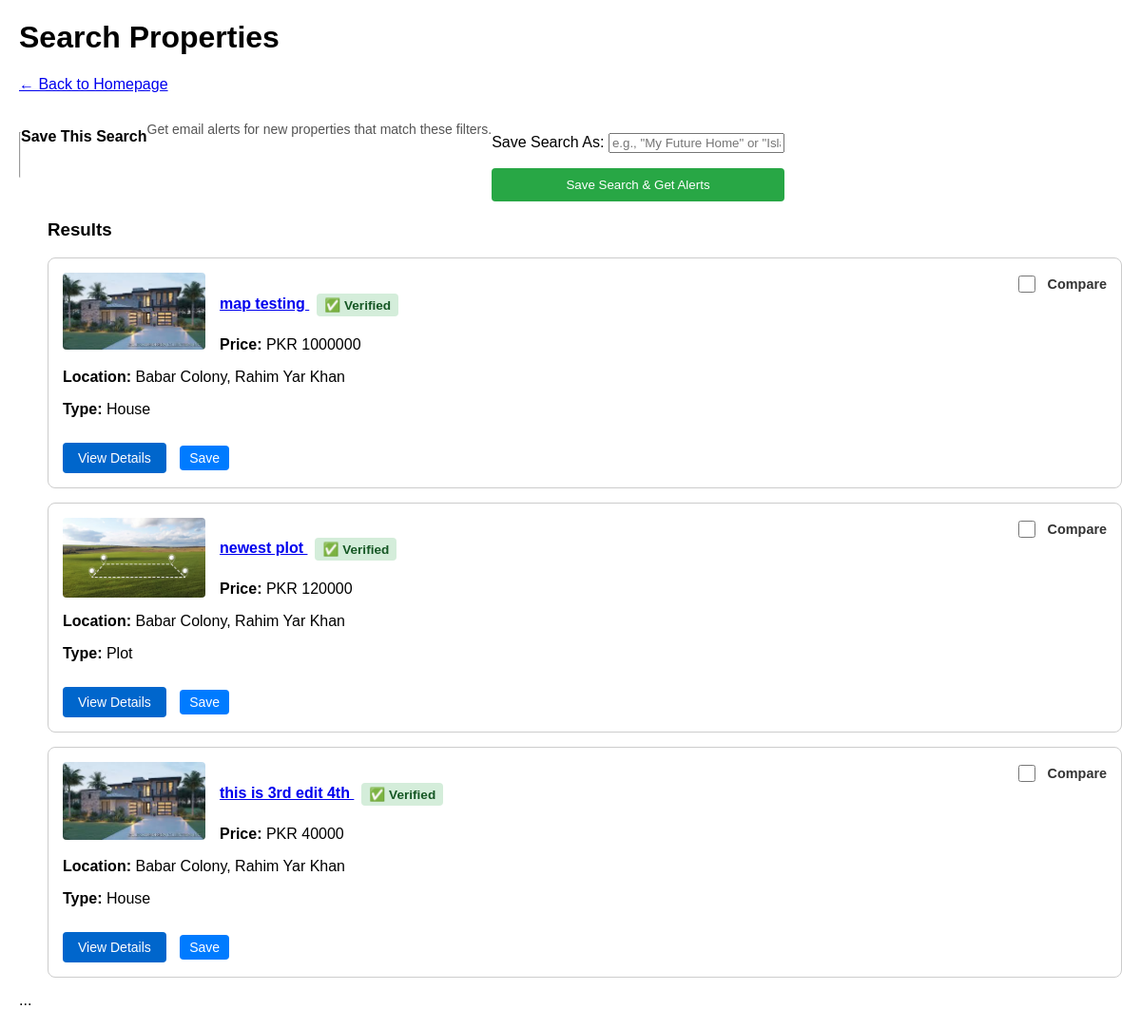
Screenshot of /listings/search/ (signed in) with the database file from the repository.
### properties/models.py (models this page shows, shortened)
class Property(models.Model):
    title = models.CharField(max_length=255)
    description = models.TextField()
    price = models.BigIntegerField()
    area = models.ForeignKey(
        Area,
        on_delete=models.SET_NULL,
        null=True,
        related_name="properties"
    )
    latitude = models.DecimalField(
        max_digits=9,
        decimal_places=6,
        null=True,
        blank=True,
        help_text="Exact latitude of the property (e.g., 31.470510)"
    )
    longitude = models.DecimalField(
        max_digits=9,
        decimal_places=6,
        null=True,
        blank=True,
        help_text="Exact longitude of the property (e.g., 74.394170)"
    )
    purpose = models.CharField(max_length=10, choices=PropertyPurpose.choices)
    property_type = models.CharField(max_length=20, choices=PropertyType.choices)
    bedrooms = models.PositiveSmallIntegerField(null=True, blank=True)
    bathrooms = models.PositiveSmallIntegerField(null=True, blank=True)
    area_size = models.DecimalField(max_digits=10, decimal_places=2)
    area_unit = models.CharField(max_length=10, choices=AreaUnit.choices, default=AreaUnit.MARLA)
    agent = models.ForeignKey(settings.AUTH_USER_MODEL, on_delete=models.CASCADE, related_name="properties")
    created_at = models.DateTimeField(auto_now_add=True)
    updated_at = models.DateTimeField(auto_now=True)
    main_image = models.ImageField(upload_to='properties/main_images/', null=True, blank=True)
    is_verified = models.BooleanField(
        default=False,
        help_text="Mark this listing as verified by the admin (e.g., checked for accuracy)."
    )
    is_featured = models.BooleanField(
        default=False,
        help_text="Mark this listing as 'Featured' to show it at the top."
    )
    featured_until = models.DateTimeField(
        null=True,
        blank=True,
        help_text="When this listing should stop being featured (e.g., 7 days from now)."
    )
    status = models.CharField(
        max_length=10,
        choices=PropertyStatus.choices,
        default=PropertyStatus.ACTIVE,
        help_text="The current status of the listing (e.g., Active, Sold)."
    )
    sold_date = models.DateTimeField(
        null=True,
        blank=True,
        help_text="The date and time this property was marked as sold."
    )
    video_url = models.URLField(
        max_length=500,
        null=True,
        blank=True,
        help_text="A link to a YouTube or Vimeo video walkthrough (e.g., https://www.youtube.com/watch?v=...)"
    )

### locations/models.py (models this page shows, shortened)
class Area(models.Model):
    name = models.CharField(max_length=150)
    city = models.ForeignKey(City, on_delete=models.CASCADE, related_name="areas")
    description = models.TextField(
        blank=True,
        null=True,
        help_text="A detailed description of the neighborhood (e.g., amenities, lifestyle)."
    )
    latitude = models.DecimalField(
        max_digits=9,
        decimal_places=6,
        null=True,
        blank=True,
        help_text="Latitude for the map (e.g., 31.470510)"
    )
    longitude = models.DecimalField(
        max_digits=9,
        decimal_places=6,
        null=True,
        blank=True,
        help_text="Longitude for the map (e.g., 74.394170)"
    )
    class Meta:
        unique_together = ('name', 'city')
    class Meta:
        unique_together = ('name', 'city')
    def __str__(self):
        return f"{self.name}, {self.city.name}"

class City(models.Model):
    name = models.CharField(max_length=100, unique=True)
    class Meta:
        verbose_name_plural = "Cities" # Fixes "Citys" in the admin panel

### properties/views.py (the view, shortened to what this page needs)
# urls.py: path('search/', views.property_search, name='property_search'),
def property_search(request):
    now = timezone.now()
    base_queryset = Property.objects.filter(status=PropertyStatus.ACTIVE)
    queryset = base_queryset.annotate( # <-- Use base_queryset here
        is_featured_live=Case(
            When(is_featured=True, featured_until__gte=now, then=True),
            default=False,
            output_field=BooleanField()
        )
    )
    queryset = queryset.order_by('-is_featured_live', '-is_verified', '-created_at')
    property_filter = PropertyFilter(request.GET, queryset=queryset)
    saved_search_form = SavedSearchForm()
    context = {
        'filter': property_filter,
        'saved_search_form': saved_search_form,
    }
    return render(request, 'properties/property_search.html', context)

### accounts/forms.py
class SavedSearchForm(forms.ModelForm):
    class Meta:
        model = SavedSearch
        fields = ['name']
        widgets = {
            'name': forms.TextInput(attrs={
                'class': 'form-control',
                'placeholder': 'e.g., "My Future Home" or "Islamabad Apartments"'
            }),
        }
        labels = {
            'name': 'Save Search As:'
        }

### properties/templates/properties/property_search.html (shortened to what this page needs)
<!DOCTYPE html>
<html lang="en">
<head>
</head>
<body>
    <h1>Search Properties</h1>
    <p><a href="/"> &larr; Back to Homepage</a></p>
    <div class="container">
       <hr style="margin: 25px 0;">
{% if user.is_authenticated %}
    <h4>Save This Search</h4>
    <p style="font-size: 14px; color: #555;">
        Get email alerts for new properties that match these filters.
    </p>
    <form method="post" style="margin-top: 10px;">
        {{ saved_search_form.as_p }}
        <button type="submit" style="
            background-color: #28a745;
            color: white;
            padding: 10px 15px;
            border: none;
            border-radius: 4px;
            cursor: pointer;
            width: 100%;
        ">
            Save Search & Get Alerts
        </button>
    </form>
{% endif %}
        </div>
        <div class="results">
            <h3>Results</h3>
           {% for prop in filter.qs %}
                <div class="property-card">
                    <div class="compare-box">
                        <input type="checkbox"
                               class="compare-checkbox"
                               id="compare-{{ prop.pk }}"
                               data-id="{{ prop.pk }}"
                               {% if prop.pk in request.session.compare_list %}checked{% endif %}>
                        <label for="compare-{{ prop.pk }}">Compare</label>
                    </div>
                    {% if prop.main_image %}
                        <img src="{{ prop.main_image.url }}" alt="{{ prop.title }}">
                    {% endif %}
                    <h4>
                        <a href="{% url 'property_detail' pk=prop.pk %}">
                            {{ prop.title }}
                        </a>
                            {% if prop.is_verified %}
                                <span class="verified-badge">✅ Verified</span>
                            {% endif %}
                    </h4>
                    <p><strong>Price:</strong> PKR {{ prop.price }}</p>
                    <p><strong>Location:</strong> {{ prop.area }}</p>
                    <p><strong>Type:</strong> {{ prop.get_property_type_display }}</foo></p>
<div style="clear: both; padding-top: 10px;">
    <a href="{% url 'property_detail' pk=prop.pk %}" style="
        display: inline-block;
        padding: 8px 16px;
        background-color: #0066cc;
        color: white;
        text-decoration: none;
        border-radius: 4px;
        font-size: 14px;
    ">
        View Details
    </a>
    {% if user.is_authenticated %}
        {% if prop in user.favorites.all %}
            {% comment %} If YES, show the "Unsave" button {% endcomment %}
            <form action="{% url 'remove_from_favorites' pk=prop.pk %}" method="POST" style="display: inline;">
                {% csrf_token %}
                <button type="submit" style="
                    background: #dc3545; /* Red */
                    color: white;
                    padding: 5px 10px;
                    border: none;
                    border-radius: 4px;
                    cursor: pointer;
                    font-size: 14px;
                    margin-left: 10px;
                ">
                    Unsave
                </button>
            </form>
        {% else %}
            <form action="{% url 'add_to_favorites' pk=prop.pk %}" method="POST" style="display: inline;">
                <button type="submit" style="
                    background: #007bff; /* Blue */
                    color: white;
                    padding: 5px 10px;
                    border: none;
                    border-radius: 4px;
                    cursor: pointer;
                    font-size: 14px;
                    margin-left: 10px;
                ">
                    Save
                </button>
            </form>
        {% endif %}
    {% endif %}
</div>
                </div>
            {% empty %}
                <p>No properties match your search. Try broadening your criteria.</p>
            {% endfor %}
        </div>
    ...
</body>
</html>
</body>
</html>

### properties/templates/properties/property_search.html (style rules this page uses)
body { font-family: Arial, sans-serif; margin: 20px; }
.container { display: flex; }
.results { flex: 3; padding-left: 30px; }
.property-card { border: 1px solid #ccc; padding: 15px; border-radius: 8px; margin-bottom: 15px; }
.property-card img { max-width: 150px; height: auto; border-radius: 4px; float: left; margin-right: 15px; }
.verified-badge { display: inline-block; padding: 4px 8px; background-color: #d4edda; color: #155724; font-size: 0.85em; font-weight: bold; border-radius: 4px; margin-left: 8px; vertical-align: middle; }
.property-card { position: relative; }
.compare-box { position: absolute; top: 10px; right: 10px; background: rgba(255,255,255,0.9); border-radius: 5px; padding: 5px; z-index: 2; }
.compare-box input { width: 18px; height: 18px; vertical-align: middle; }
.compare-box label { font-size: 0.9em; font-weight: bold; color: #333; vertical-align: middle; margin-left: 5px; }

### rows the page displays
Property: main_image (picture), title "map testing", is_verified "✅ Verified", price "1000000", area "Babar Colony, Rahim Yar Khan", property_type "House"
Property: main_image (picture), title "newest plot", is_verified "✅ Verified", price "120000", area "Babar Colony, Rahim Yar Khan", property_type "Plot"
Property: main_image (picture), title "this is 3rd edit 4th", is_verified "✅ Verified", price "40000", area "Babar Colony, Rahim Yar Khan", property_type "House"
